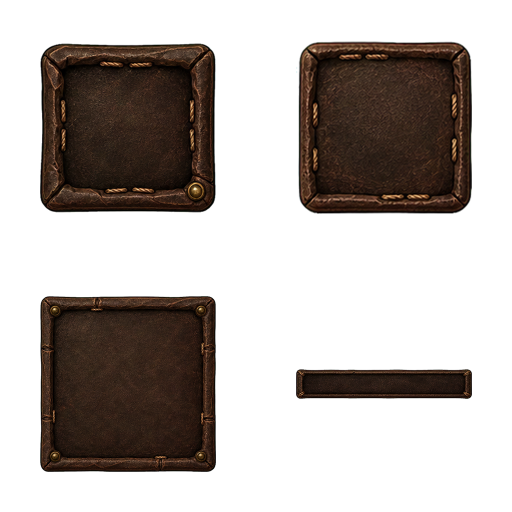
#> input picture assets/source/actionbars/ab-consumable-kit/ActionConsumableKit_Master_v1.png, 1024 x 1024 px, given in place of ., which was not available (shown at 1/2 size)
$ python -i review_quest_tracker_candidate_v1.py   (imports and definitions only)
#> lines starting #> are read from the running program, lines starting #| are printed output that depends on the picture; pictures that were not available may be replaced by others from this repository, and a replacement may not be noted
#!/usr/bin/env python3
"""Build deterministic transparent candidates and 100% tracker layout previews."""

from __future__ import annotations

import argparse
import hashlib
import json
import math
from pathlib import Path

import numpy as np
from PIL import Image, ImageDraw, ImageFont


CANVAS = (1536, 1024)
B1_ATLAS_SIZE = (1024, 768)
TRACKER_RUNTIME_X = (0, 24, 166, 190)
TRACKER_RUNTIME_Y = (0, 32, 456, 512)
TRACKER_RUNTIME_CAPS = (14, 14, 12, 16)
PROVIDER_FONT_SIZE = 12
PROVIDER_PANEL_HEIGHT = 16
PROVIDER_ENTRY_HEIGHT = math.ceil(PROVIDER_FONT_SIZE * 1.6)
GREEN = np.array([0, 255, 0], dtype=np.uint8)

QUESTS = [
    ("[44] 腐土的公正", ["已杀死废土游荡者: 8/8", "已杀死废土刺客: 6/6", "已杀死废土魔法师: 10/10"], 100, True, True),
    ("[51+] 沉没的神庙", ["使用过的寻水器: 0/1"], 0, False, False),
    ("[45] 南海复仇", ["杀死南海海盗: 0/10", "杀死南海劫掠者: 0/10", "杀死南海巫医: 0/10"], 0, True, False),
    ("[45+] 巨魔调和剂", ["巨魔调和剂: 0/20"], 0, False, False),
    ("[47+] 探水棒", ["探水棒: 0/1"], 0, False, False),
    ("[45] 海盗的帽子", ["南海海盗帽: 0/20"], 0, True, False),
    ("[51] 滑芯石油钻井平台的麻烦", ["杀死活化的油: 0/6"], 0, False, False),
    ("[50] 灌木谷", ["杀死长柄的灌木兽: 0/8", "杀死灌木塑根者: 0/8"], 0, False, False),
    ("[45] 狂风漩涡", ["捕捉之沙: 0/1"], 0, True, False),
    ("[49] 砂槌食人魔", ["杀死砂槌蛮兵: 0/10", "杀死砂槌执行者: 0/10", "杀死砂槌者塔玛洛克: 0/1"], 0, False, True),
]

DATABASE = [
    ("数据库：稀有敌人", [], 0, False, False),
    ("数据库：草药", [], 0, False, False),
    ("数据库：矿脉", [], 0, False, False),
    ("任务给予者", [], 0, False, False),
    ("历史搜索", [], 0, False, False),
    ("地图节点", [], 0, False, False),
]

GIVERS = [
    ("[12] 北郡修道院的委托", [], 0, False, False),
    ("[21] 夜色镇的守夜人", [], 0, False, False),
    ("[31] 南海镇的急件", [], 0, False, False),
    ("[42] 羽月要塞的斥候", [], 0, False, False),
    ("[49] 加基森的远征者", [], 0, False, False),
    ("[55] 东瘟疫之地的档案员", [], 0, False, False),
]

MAXIMUM_ENTRIES = [
    (
        f"[{20 + index}] 远征记录 {index + 1:02d}",
        [],
        0,
        False,
        False,
    )
    for index in range(25)
]


# [55 lines left out: functions sha256, alpha_bbox, chroma_key, not called in this run]


def resize(image: Image.Image, size: tuple[int, int]) -> Image.Image:
    return image.resize((max(1, size[0]), max(1, size[1])), Image.Resampling.LANCZOS)


# [99 lines left out: functions nine_slice, runtime_nine_slice, three_slice, crop_cell, not called in this run]


def font(path: Path, size: int) -> ImageFont.FreeTypeFont:
    return ImageFont.truetype(str(path), size=size)


# [155 lines left out: functions world_scene, toolbar, draw_entries, provider_frame_height, render_layout, not called in this run]


def build_overview(paths: list[Path], output: Path) -> None:
#> called with output = 'out.png'
    thumbs = [resize(Image.open(path).convert("RGBA"), (768, 512)) for path in paths]
#> in resize, `return image.resize((max(1, size[0]), max(1, size[1])), Image.Resampli..`:
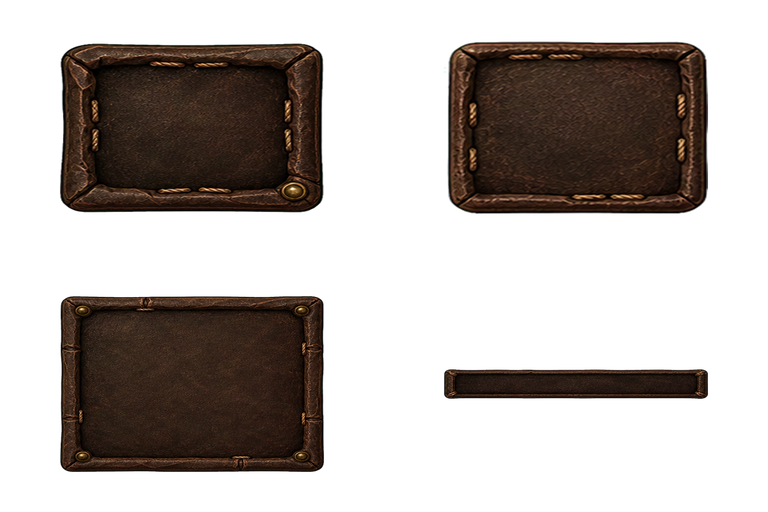
#> returned value: PIL image 768x512 RGBA; mean R, G, B, A 18.6, 12.2, 8.5, 90.8; transparent parts drawn white
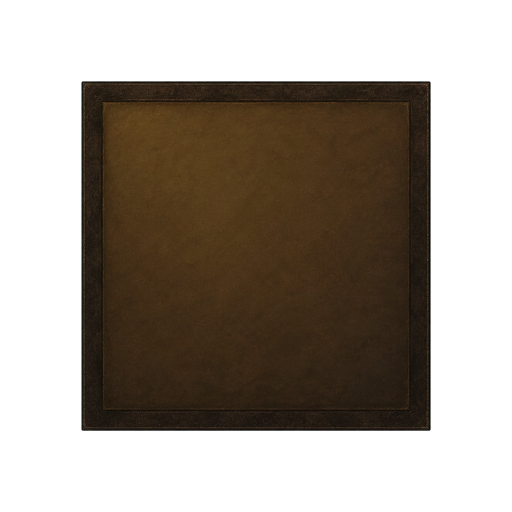
#> input picture assets/source/actionbars/ab-rail/ActionRail_Master_v1.png, 1024 x 1024 px, given in place of , which was not available (shown at 1/2 size)
#> call 3 of resize, with size = (768, 512)
#> in resize (call 3), `return image.resize((max(1, size[0]), max(1, size[1])), Image.Resampli..`:
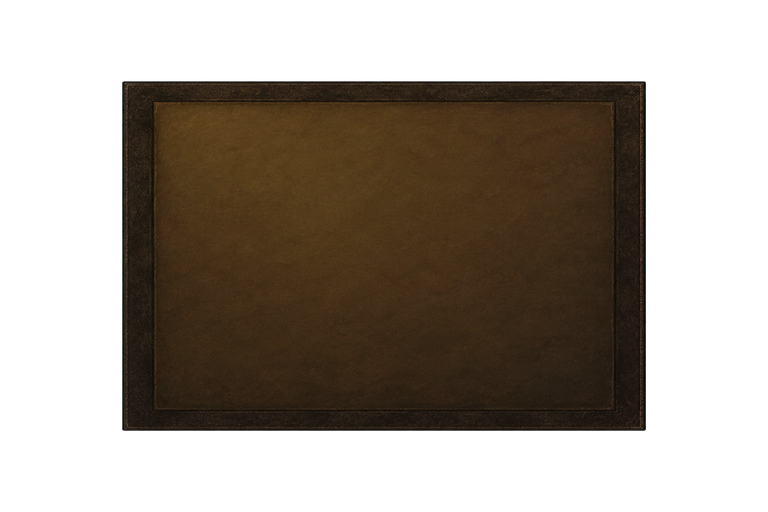
#> returned value: PIL image 768x512 RGBA; mean R, G, B, A 27.8, 19.6, 10.6, 118.5; transparent parts drawn white
    rows = math.ceil(len(thumbs) / 2)
    board = Image.new("RGBA", (1536, rows * 512), "#201A15FF")
    for index, thumb in enumerate(thumbs):
        board.alpha_composite(thumb, ((index % 2) * 768, (index // 2) * 512))
    board.save(output)


# [176 lines left out: function main, not called in this run]


# [2 lines not run here, left out]

#> (the run stopped early here; a loop or call above may not have finished)
